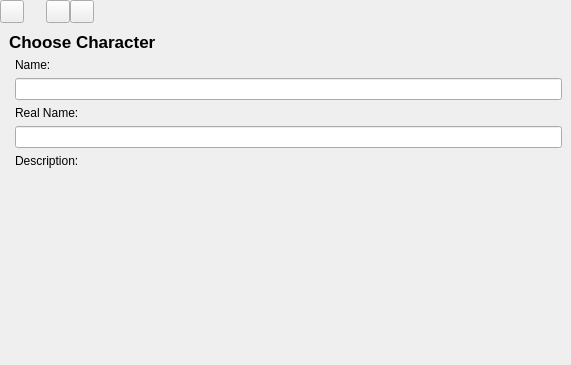
<?xml version="1.0" encoding="UTF-8"?>
<ui version="4.0">
 <class>CharactersDataEdit</class>
 <widget class="QWidget" name="CharactersDataEdit">
  <property name="geometry">
   <rect>
    <x>0</x>
    <y>0</y>
    <width>571</width>
    <height>365</height>
   </rect>
  </property>
  <property name="windowTitle">
   <string>Form</string>
  </property>
  <layout class="QGridLayout" name="gridLayout_2">
   <property name="leftMargin">
    <number>0</number>
   </property>
   <property name="topMargin">
    <number>0</number>
   </property>
   <property name="rightMargin">
    <number>0</number>
   </property>
   <property name="bottomMargin">
    <number>0</number>
   </property>
   <property name="spacing">
    <number>0</number>
   </property>
   <item row="0" column="2">
    <widget class="QToolButton" name="cancel">
     <property name="text">
      <string/>
     </property>
     <property name="icon">
      <iconset resource="../../../Resources/Resources.qrc">
       <normaloff>:/Graphics/Icons/Editing/clear.png</normaloff>:/Graphics/Icons/Editing/clear.png</iconset>
     </property>
    </widget>
   </item>
   <item row="0" column="4" colspan="3">
    <widget class="QLabel" name="topEmptyLabel">
     <property name="text">
      <string/>
     </property>
    </widget>
   </item>
   <item row="1" column="0" colspan="7">
    <widget class="QWidget" name="mainContainer" native="true">
     <property name="sizePolicy">
      <sizepolicy hsizetype="Preferred" vsizetype="Expanding">
       <horstretch>0</horstretch>
       <verstretch>0</verstretch>
      </sizepolicy>
     </property>
     <layout class="QGridLayout" name="gridLayout_4">
      <item row="0" column="0">
       <layout class="QGridLayout" name="gridLayout_3">
        <item row="0" column="0" rowspan="2">
         <widget class="QLabel" name="sourceName">
          <property name="sizePolicy">
           <sizepolicy hsizetype="Expanding" vsizetype="Ignored">
            <horstretch>0</horstretch>
            <verstretch>0</verstretch>
           </sizepolicy>
          </property>
          <property name="font">
           <font>
            <pointsize>13</pointsize>
            <weight>75</weight>
            <bold>true</bold>
           </font>
          </property>
          <property name="text">
           <string>Choose Character</string>
          </property>
          <property name="alignment">
           <set>Qt::AlignLeading|Qt::AlignLeft|Qt::AlignTop</set>
          </property>
          <property name="wordWrap">
           <bool>true</bool>
          </property>
          <property name="margin">
           <number>6</number>
          </property>
         </widget>
        </item>
       </layout>
      </item>
      <item row="1" column="0">
       <layout class="QGridLayout" name="gridLayout">
        <item row="0" column="0" rowspan="6">
         <widget class="PhotosChooser" name="photos" native="true"/>
        </item>
        <item row="0" column="1">
         <widget class="QLabel" name="nameTitle">
          <property name="text">
           <string>Name:</string>
          </property>
         </widget>
        </item>
        <item row="1" column="1">
         <widget class="QLineEdit" name="name"/>
        </item>
        <item row="2" column="1">
         <widget class="QLabel" name="realNameTitle">
          <property name="text">
           <string>Real Name:</string>
          </property>
         </widget>
        </item>
        <item row="3" column="1">
         <widget class="QLineEdit" name="realName"/>
        </item>
        <item row="4" column="1">
         <widget class="QLabel" name="descriptionTitle">
          <property name="text">
           <string>Description:</string>
          </property>
         </widget>
        </item>
        <item row="5" column="1">
         <widget class="SimpleTextEditor" name="description" native="true">
          <property name="sizePolicy">
           <sizepolicy hsizetype="Preferred" vsizetype="Expanding">
            <horstretch>0</horstretch>
            <verstretch>0</verstretch>
           </sizepolicy>
          </property>
         </widget>
        </item>
       </layout>
      </item>
     </layout>
    </widget>
   </item>
   <item row="0" column="3">
    <widget class="QToolButton" name="save">
     <property name="text">
      <string/>
     </property>
     <property name="icon">
      <iconset resource="../../../Resources/Resources.qrc">
       <normaloff>:/Graphics/Icons/Editing/save.png</normaloff>:/Graphics/Icons/Editing/save.png</iconset>
     </property>
    </widget>
   </item>
   <item row="0" column="0">
    <widget class="QToolButton" name="addPhoto">
     <property name="text">
      <string/>
     </property>
     <property name="icon">
      <iconset resource="../../../Resources/Resources.qrc">
       <normaloff>:/Graphics/Icons/Editing/photo.png</normaloff>:/Graphics/Icons/Editing/photo.png</iconset>
     </property>
    </widget>
   </item>
   <item row="0" column="1">
    <widget class="QLabel" name="topEmptyLabel_2">
     <property name="sizePolicy">
      <sizepolicy hsizetype="Fixed" vsizetype="Preferred">
       <horstretch>0</horstretch>
       <verstretch>0</verstretch>
      </sizepolicy>
     </property>
     <property name="minimumSize">
      <size>
       <width>22</width>
       <height>0</height>
      </size>
     </property>
     <property name="maximumSize">
      <size>
       <width>22</width>
       <height>16777215</height>
      </size>
     </property>
     <property name="text">
      <string/>
     </property>
    </widget>
   </item>
  </layout>
 </widget>
 <customwidgets>
  <customwidget>
   <class>SimpleTextEditor</class>
   <extends>QWidget</extends>
   <header location="global">3rd_party/Widgets/SimpleTextEditor/SimpleTextEditor.h</header>
   <container>1</container>
  </customwidget>
  <customwidget>
   <class>PhotosChooser</class>
   <extends>QWidget</extends>
   <header location="global">3rd_party/Widgets/PhotosChooser/PhotosChooser.h</header>
   <container>1</container>
  </customwidget>
 </customwidgets>
 <tabstops>
  <tabstop>cancel</tabstop>
  <tabstop>name</tabstop>
  <tabstop>realName</tabstop>
 </tabstops>
 <resources>
  <include location="../../../Resources/Resources.qrc"/>
 </resources>
 <connections/>
</ui>
